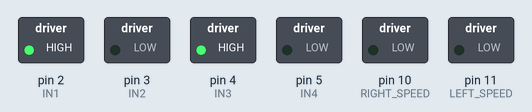
A sketch run on a simulated Arduino Uno, built with avr-gcc and run on an emulated ATmega328P. On the bench: switched loads named in the sketch (green lamp = pin HIGH).

Above: at 0.1 s.
Timing chart, 0 to 1.6 s (numbered marks = the images above):
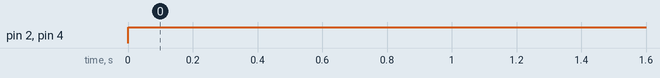

The sketch:

Jarvis_Motor_Test.ino
```cpp
#define IN1 2
#define IN2 3
#define IN3 4
#define IN4 5
#define RIGHT_SPEED 10
#define LEFT_SPEED 11

void setup() {

  pinMode(IN1, OUTPUT);
  pinMode(IN2, OUTPUT);
  pinMode(IN3, OUTPUT);
  pinMode(IN4, OUTPUT);
  pinMode(RIGHT_SPEED, OUTPUT);
  pinMode(LEFT_SPEED, OUTPUT);
}

void loop() {

  analogWrite(RIGHT_SPEED,0);
  analogWrite(LEFT_SPEED, 0);
  digitalWrite(IN1, HIGH);
  digitalWrite(IN2, LOW);
  digitalWrite(IN3, HIGH);
  digitalWrite(IN4, LOW);
}
```

Measured:
- by itself, pin 2 (IN1), pin 4 (IN3): LOW → HIGH at 0.00 s
